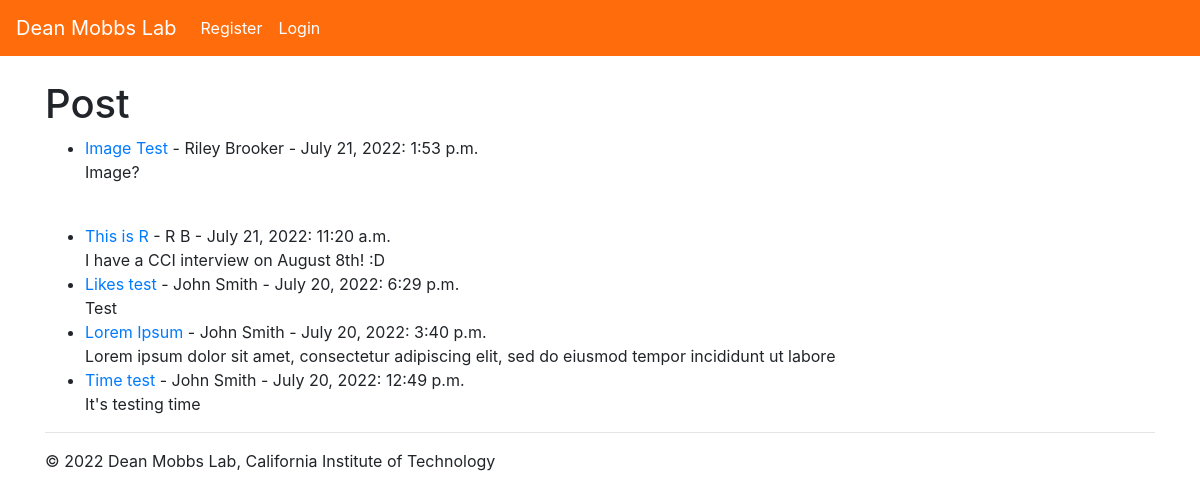
The app's page /, older data.
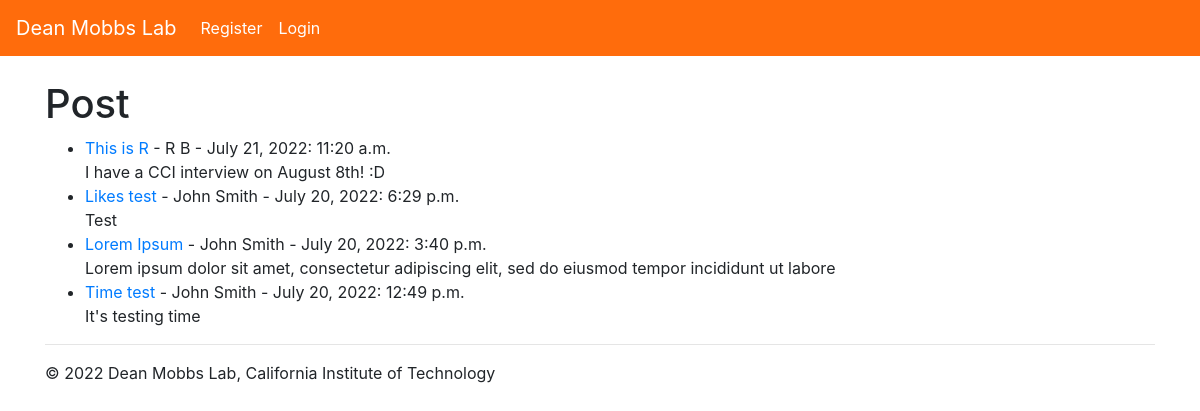
The same page, newer data.
### Posts/models.py (models this page shows, shortened)
class Post(models.Model):
    title = models.CharField(max_length=255)
    author = models.ForeignKey(User, on_delete=models.CASCADE)
    body = RichTextField(blank=True, null=True)
    post_date = models.DateField(auto_now_add=True)
    post_time = models.TimeField(auto_now_add=True)
    likes = models.ManyToManyField(User, related_name='posts')
    image = models.ImageField(null=True, blank=True, upload_to="images/")

### Posts/views.py (the view)
# urls.py: path('', HomeView.as_view(), name='home'),
class HomeView(ListView):
    model = Post
    template_name = 'home.html'
    ordering = ['-post_date', '-id']

### Posts/templates/home.html (shortened to what this page needs)
{% extends 'base.html' %}
{% block content %}
<h1>Post</h1>
<ul>
{% for post in object_list %}
    <li><a href="{% url 'post-detail' post.pk %}">{{ post.title }}</a> -
        {{ post.author.first_name }}
        {{ post.author.last_name }} -
        {{ post.post_date }}: {{ post.post_time }}<br/>
        {{ post.body|slice:":100"|safe}} <br/>
{% endfor %}
</ul>
{% endblock %}

Row changes from the older to the newer data that the page shows:
removed Post: title "Image Test", author.first_name "Riley", author.last_name "Brooker", post_date "July 21, 2022", post_time "1:53 p.m.", body "Image?"
